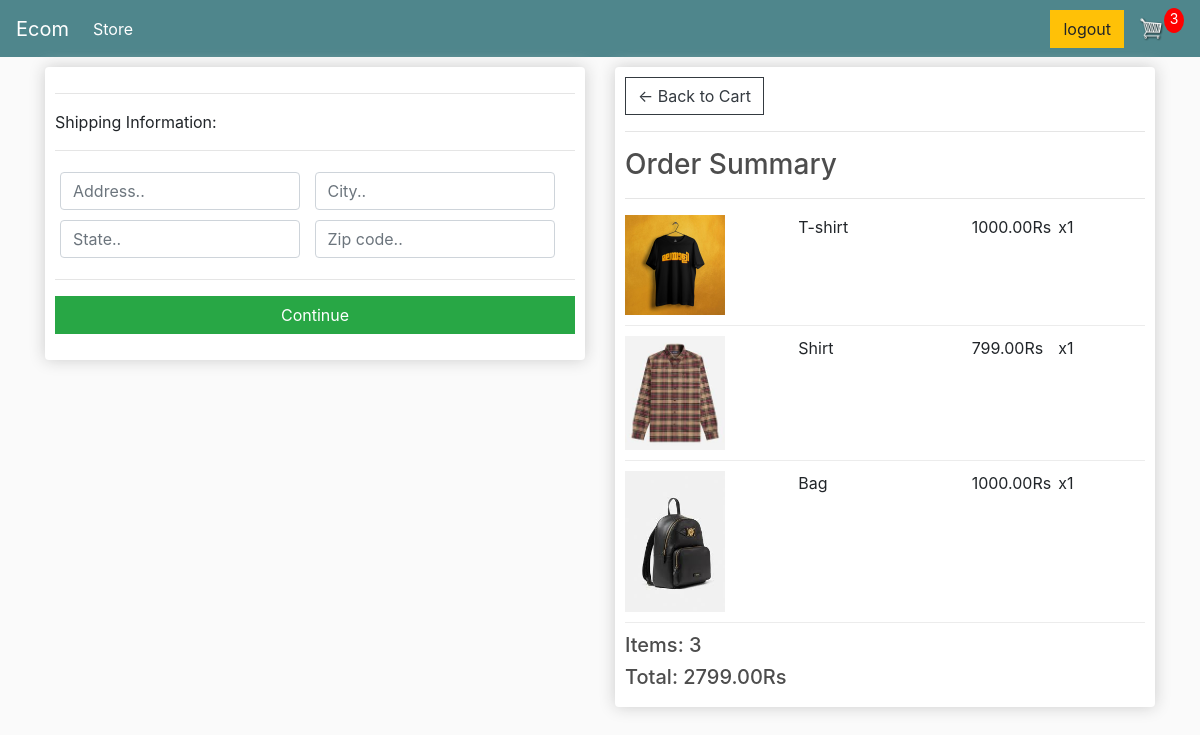
Screenshot of /checkout/ (signed in) with the database file from the repository.
### store/models.py (models this page shows, shortened)
class orderitem(models.Model):
    product=models.ForeignKey(product,on_delete=models.SET_NULL,blank=True,null=True)
    order=models.ForeignKey(order,on_delete=models.SET_NULL,blank=True,null=True)
    quantity=models.IntegerField(default=0,blank=True,null= True)
    date_added=models.DateField(auto_now_add=True)
    @property
    def total(self):
        total=self.product.price*self.quantity
        return total

class product(models.Model):
    name=models.CharField(max_length=200,null=True)
    price=models.FloatField()
    digital=models.BooleanField(default=False,null=True,blank=True)
    image=models.ImageField(null=True,blank=True)
    @property
    def imageurl(self):
        try:
            url=self.image.url
        except:
            url=""
        return url

class order(models.Model):
    customer=models.ForeignKey(customer,on_delete=models.SET_NULL,blank=True,null=True)
    date_orderd=models.DateTimeField(auto_now_add=True)
    complete=models.BooleanField(default=False,null=True,blank=True)
    transaction_id=models.CharField(max_length=200,null=True)
    @property
    def shipping(self):
        shipping=False
        orderitems=self.orderitem_set.all()
        for i in orderitems:
            if i.product.digital==False:
                shipping=True
        return shipping
    @property
    def cart_total(self):
        total=0
        orderitems=self.orderitem_set.all()
        for i in orderitems:
            total+=i.total
        return total
    @property
    def cart_items(self):
        orderitems=self.orderitem_set.all()
        total=sum([i.quantity for i in orderitems])
        return total

### store/views.py (the view)
# urls.py: path("checkout/",views.checkout,name="checkout"),
@login_required
def checkout(req):
    if req.user.is_authenticated:
        customer=req.user.customer
        orders,created=order.objects.get_or_create(customer=customer,complete=False)
        items=orders.orderitem_set.all()
        cartitems=orders.cart_items
    else:
        items=[]
        orders={"cart_total":0,"cart_items":0,"shipping":False}
        cartitems=orders["cart_items"]
    context={"items":items,"orders":orders,"cartitems":cartitems}
    return render(req,"store/checkout.html",context)

### store/templates/store/checkout.html (shortened to what this page needs)
{% extends 'store/main.html' %}
{% load static %}
{% block content %}
     <div class="row">
		<div class="col-lg-6">
			<div class="box-element" id="form-wrapper">
				<form id="form">
					<div id="shipping-info">
						<hr>
						<p>Shipping Information:</p>
						<hr>
						<div class="form-field">
							<input class="form-control" type="text" name="address" placeholder="Address..">
						</div>
						<div class="form-field">
							<input class="form-control" type="text" name="city" placeholder="City..">
						</div>
						<div class="form-field">
							<input class="form-control" type="text" name="state" placeholder="State..">
						</div>
						<div class="form-field">
							<input class="form-control" type="text" name="zipcode" placeholder="Zip code..">
						</div>
					</div>
					<hr>
					<input id="form-button" class="btn btn-success btn-block" type="submit" value="Continue">
				</form>
			</div>
			<br>
		</div>
		<div class="col-lg-6">
			<div class="box-element">
				<a  class="btn btn-outline-dark" href="{% url 'cart' %}">&#x2190; Back to Cart</a>
				<hr>
				<h3>Order Summary</h3>
				<hr>
				{% for i in items %}
				<div class="cart-row">
					<div style="flex:2"><img class="row-image" src="{{i.product.imageurl}}"></div>
					<div style="flex:2"><p>{{i.product.name}}</p></div>
					<div style="flex:1"><p>{{i.product.price|floatformat:2}}Rs</p></div>
					<div style="flex:1"><p>x{{i.quantity}}</p></div>
				</div>
				{%endfor%}
				<h5>Items: {{orders.cart_items}}</h5>
				<h5>Total:   {{orders.cart_total|floatformat:2}}Rs</h5>
			</div>
		</div>
	</div>
{% endblock content %}

### static/css/main.css (style rules this page uses)
body { background-color: hsl(0, 0%, 98%); }
h1,h2,h3,h4,h5,h6 { color:hsl(0, 0%, 30%); }
.box-element { box-shadow:hsl(0, 0%, 80%) 0 0 16px; background-color: #fff; border-radius: 4px; padding: 10px; }
.col-lg-4, .col-lg-6, .col-lg-8, .col-lg-12 { margin-top: 10px; }
.btn { border-radius: 0; }
.row-image { width: 100px; }
.form-field { width:250px; display: inline-block; padding: 5px; }
.cart-row { display: flex; align-items: flex-stretch; padding-bottom: 10px; margin-bottom: 10px; border-bottom: 1px solid #ececec; }

### rows the page displays
orderitem: product.imageurl (picture), product.name "T-shirt", product.price "1000.00", quantity "1"
orderitem: product.imageurl (picture), product.name "Shirt", product.price "799.00", quantity "1"
orderitem: product.imageurl (picture), product.name "Bag", product.price "1000.00", quantity "1"
order: cart_items "3", cart_total "2799.00"

### other values shown
{{ cartitems }} "3"
